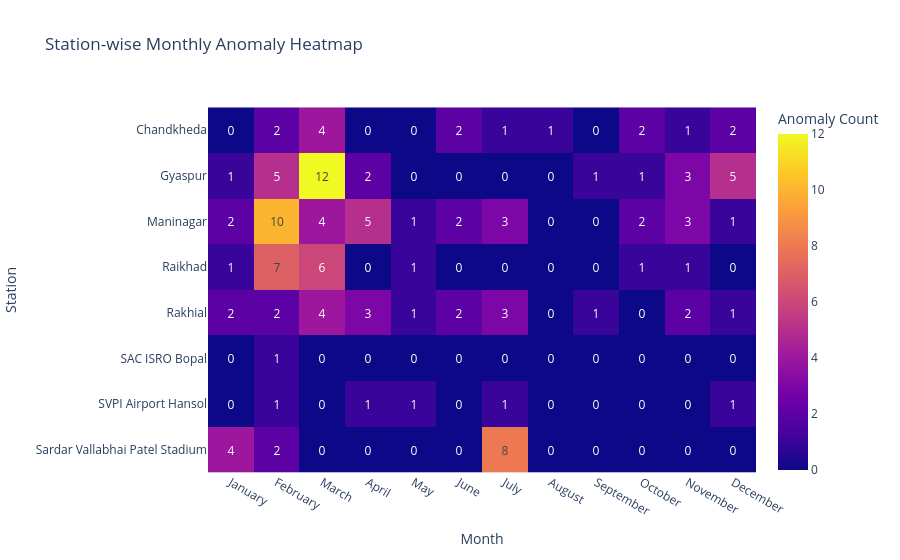

Notebook code cell kept with this figure:
### Code cell
fig = px.imshow(
    station_heatmap,
    text_auto=True,
    title="Station-wise Monthly Anomaly Heatmap",
    labels=dict(x="Month", y="Station", color="Anomaly Count")
)

fig.show()

### Figure 1 — Plotly figure (JSON) as saved in the notebook; plotly's stock layout.template omitted (floating-point values rounded to 4 significant figures)
{"data": [{"coloraxis": "coloraxis", "hovertemplate": "Month: %{x}<br>Station: %{y}<br>Anomaly Count: %{z}<extra></extra>", "name": "0", "texttemplate": "%{z}", "type": "heatmap", "x": ["January", "February", "March", "April", "May", "June", "July", "August", "September", "October", "November", "December"], "xaxis": "x", "y": ["Chandkheda", "Gyaspur", "Maninagar", "Raikhad", "Rakhial", "SAC ISRO Bopal", "SVPI Airport Hansol", "Sardar Vallabhai Patel Stadium"], "yaxis": "y", "z": [[0, 2, 4, 0, 0, 2, 1, 1, 0, 2, 1, 2], [1, 5, 12, 2, 0, 0, 0, 0, 1, 1, 3, 5], [2, 10, 4, 5, 1, 2, 3, 0, 0, 2, 3, 1], [1, 7, 6, 0, 1, 0, 0, 0, 0, 1, 1, 0], [2, 2, 4, 3, 1, 2, 3, 0, 1, 0, 2, 1], [0, 1, 0, 0, 0, 0, 0, 0, 0, 0, 0, 0], [0, 1, 0, 1, 1, 0, 1, 0, 0, 0, 0, 1], [4, 2, 0, 0, 0, 0, 8, 0, 0, 0, 0, 0]]}], "layout": {"coloraxis": {"colorbar": {"title": {"text": "Anomaly Count"}}, "colorscale": [[0, "#0d0887"], [0.1111, "#46039f"], [0.2222, "#7201a8"], [0.3333, "#9c179e"], [0.4444, "#bd3786"], [0.5556, "#d8576b"], [0.6667, "#ed7953"], [0.7778, "#fb9f3a"], [0.8889, "#fdca26"], [1, "#f0f921"]]}, "title": {"text": "Station-wise Monthly Anomaly Heatmap"}, "xaxis": {"anchor": "y", "constrain": "domain", "domain": [0, 1], "scaleanchor": "y", "title": {"text": "Month"}}, "yaxis": {"anchor": "x", "autorange": "reversed", "constrain": "domain", "domain": [0, 1], "title": {"text": "Station"}}}}
